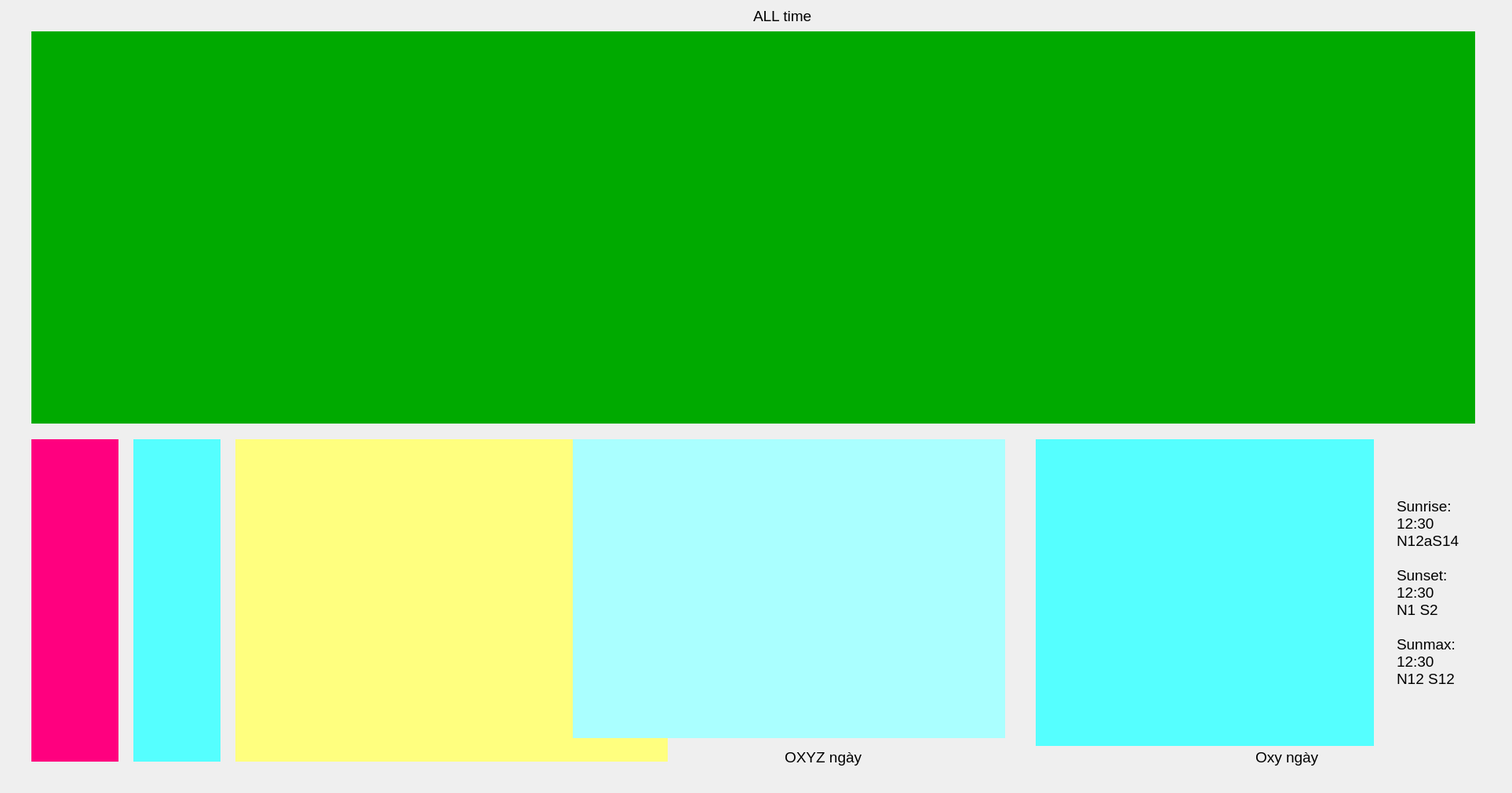
<?xml version="1.0" encoding="UTF-8"?>
<ui version="4.0">
 <class>Form</class>
 <widget class="QWidget" name="Form">
  <property name="geometry">
   <rect>
    <x>0</x>
    <y>0</y>
    <width>1927</width>
    <height>1011</height>
   </rect>
  </property>
  <property name="windowTitle">
   <string>Form</string>
  </property>
  <widget class="QWidget" name="zeta_all" native="true">
   <property name="geometry">
    <rect>
     <x>40</x>
     <y>40</y>
     <width>1840</width>
     <height>500</height>
    </rect>
   </property>
   <property name="styleSheet">
    <string notr="true">background-color: rgb(0, 170, 0);</string>
   </property>
  </widget>
  <widget class="QWidget" name="widget_month" native="true">
   <property name="geometry">
    <rect>
     <x>170</x>
     <y>560</y>
     <width>111</width>
     <height>411</height>
    </rect>
   </property>
   <property name="styleSheet">
    <string notr="true">background-color: rgb(85, 255, 255);</string>
   </property>
  </widget>
  <widget class="QWidget" name="widget_day" native="true">
   <property name="geometry">
    <rect>
     <x>300</x>
     <y>560</y>
     <width>551</width>
     <height>411</height>
    </rect>
   </property>
   <property name="styleSheet">
    <string notr="true">background-color: rgb(255, 255, 127);</string>
   </property>
  </widget>
  <widget class="QWidget" name="widget_year" native="true">
   <property name="geometry">
    <rect>
     <x>40</x>
     <y>560</y>
     <width>111</width>
     <height>411</height>
    </rect>
   </property>
   <property name="styleSheet">
    <string notr="true">background-color: rgb(255, 0, 127);</string>
   </property>
  </widget>
  <widget class="QWidget" name="widge_3D" native="true">
   <property name="geometry">
    <rect>
     <x>730</x>
     <y>560</y>
     <width>551</width>
     <height>381</height>
    </rect>
   </property>
   <property name="styleSheet">
    <string notr="true">background-color: rgb(170, 255, 255);</string>
   </property>
  </widget>
  <widget class="QWidget" name="widget_6" native="true">
   <property name="geometry">
    <rect>
     <x>1320</x>
     <y>560</y>
     <width>431</width>
     <height>391</height>
    </rect>
   </property>
   <property name="styleSheet">
    <string notr="true">background-color: rgb(85, 255, 255);</string>
   </property>
  </widget>
  <widget class="QLabel" name="label">
   <property name="geometry">
    <rect>
     <x>1000</x>
     <y>950</y>
     <width>241</width>
     <height>31</height>
    </rect>
   </property>
   <property name="font">
    <font>
     <pointsize>14</pointsize>
    </font>
   </property>
   <property name="text">
    <string>OXYZ ngày </string>
   </property>
  </widget>
  <widget class="QLabel" name="label_2">
   <property name="geometry">
    <rect>
     <x>1600</x>
     <y>950</y>
     <width>241</width>
     <height>31</height>
    </rect>
   </property>
   <property name="font">
    <font>
     <pointsize>14</pointsize>
    </font>
   </property>
   <property name="text">
    <string>Oxy ngày </string>
   </property>
  </widget>
  <widget class="QLabel" name="label_3">
   <property name="geometry">
    <rect>
     <x>960</x>
     <y>5</y>
     <width>241</width>
     <height>31</height>
    </rect>
   </property>
   <property name="font">
    <font>
     <pointsize>14</pointsize>
    </font>
   </property>
   <property name="text">
    <string>ALL time</string>
   </property>
  </widget>
  <widget class="QLabel" name="label_4">
   <property name="geometry">
    <rect>
     <x>1780</x>
     <y>560</y>
     <width>101</width>
     <height>391</height>
    </rect>
   </property>
   <property name="font">
    <font>
     <pointsize>14</pointsize>
    </font>
   </property>
   <property name="text">
    <string>Sunrise:
12:30
N12aS14

Sunset:
12:30
N1 S2

Sunmax:
12:30
N12 S12</string>
   </property>
  </widget>
 </widget>
 <resources/>
 <connections/>
</ui>
